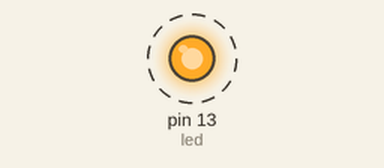
The sketch below on a simulated Arduino Uno, built with avr-gcc and run on an emulated ATmega328P. On the bench: output pins drawn as LEDs (lit = HIGH). Dashed ring = blinking. What the sketch prints to the serial monitor is not drawn.

Above: at 0.5 s.
Timing chart, 0 to 4.6 s (numbered marks = the images above):
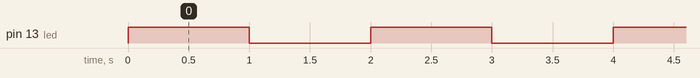

The sketch:

ledblink.ino
```cpp
#define led 13

void setup() {
  Serial.begin(9600);
  pinMode(led,OUTPUT);
}

void loop() {

  digitalWrite(led,HIGH);
  delay(1000);
  Serial.println("Soham high");
  digitalWrite(led,LOW);
  delay(1000);
  Serial.println("Soham LOW");
}
```

Measured:
- by itself, pin 13 (led): alternates HIGH for 1.0 s and LOW for 1.0 s
